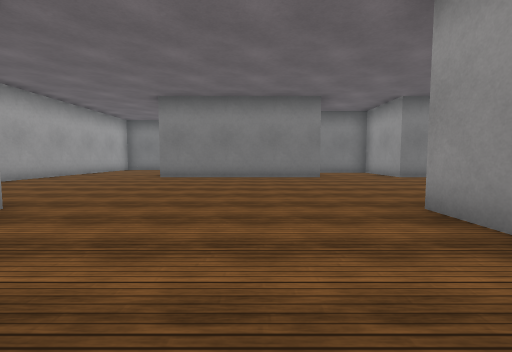
[1] (above)

13 first-person views from a walk through a scene from a Unity 3-D project. The camera is 1.2 m above the floor, tilts 4° down and sees 90° across. The floor is counted in squares, 2 m on a side. Each view is taken from the middle of a square. On the plan, view 1 faces up. The plan holds only what a view shows up to about 9 squares ahead; the rest is blank. The place goes on beyond the plan. The player character is not drawn. Some animated figures are not drawn. Door leaves are left out, so doorways stand open. Surface patterns are stand-ins for the level's own textures.

[2]
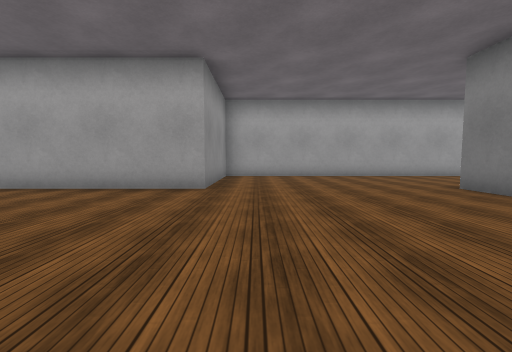

[3]
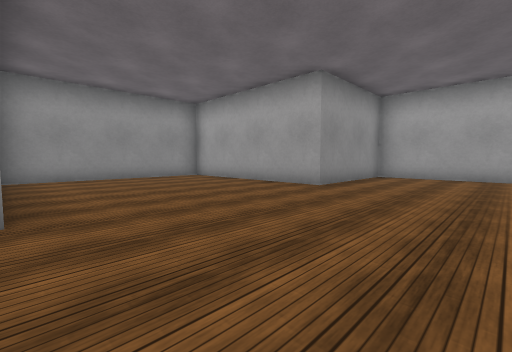

[4]
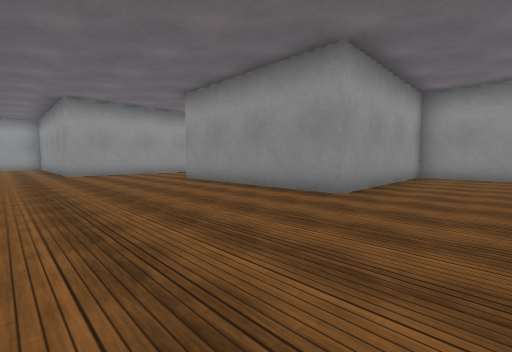

[5]
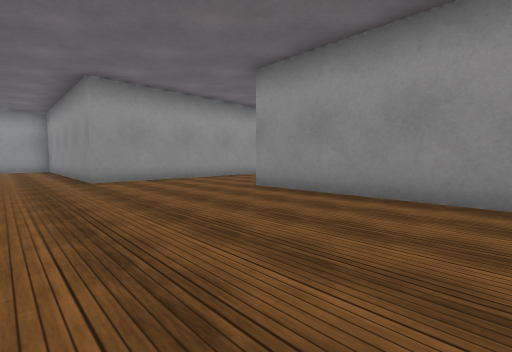

[6]
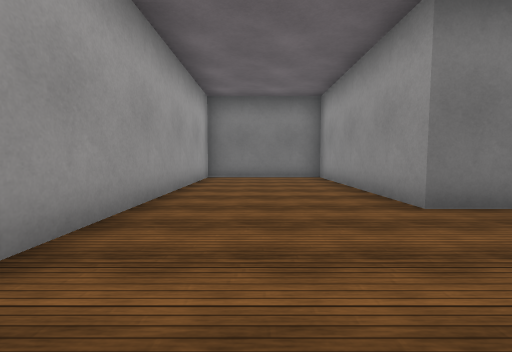

[7]
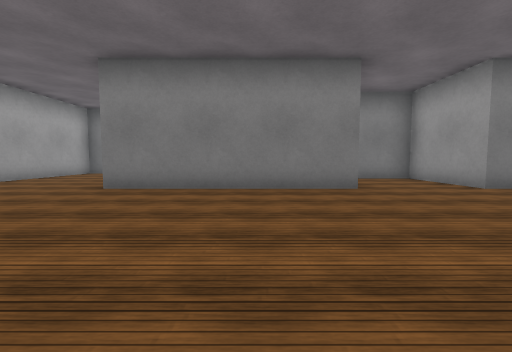

[8]
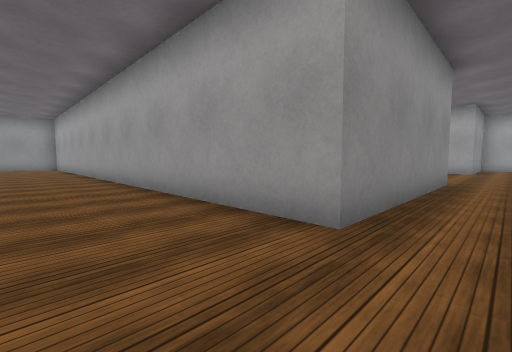

[9]
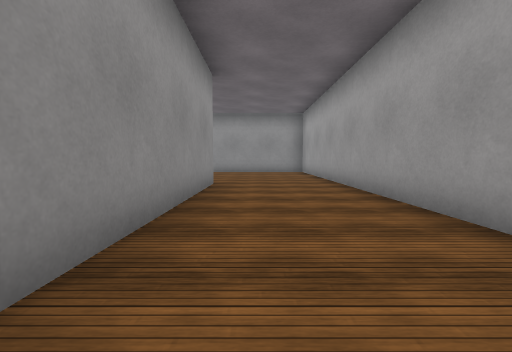

[10]
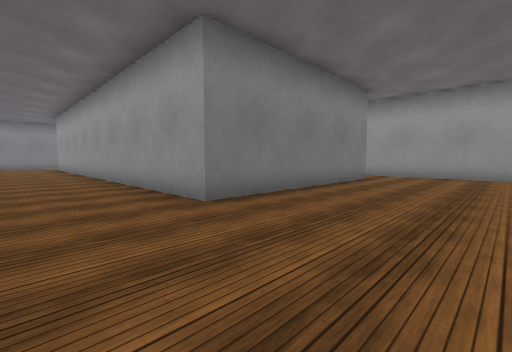

[11]
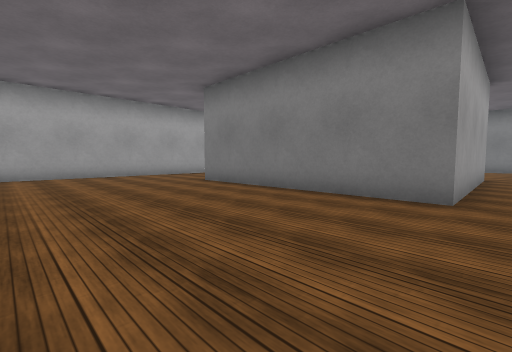

[12]
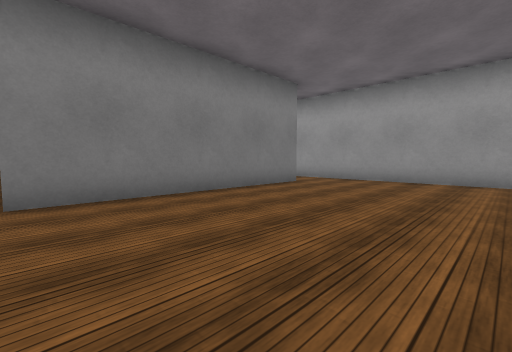

[13]
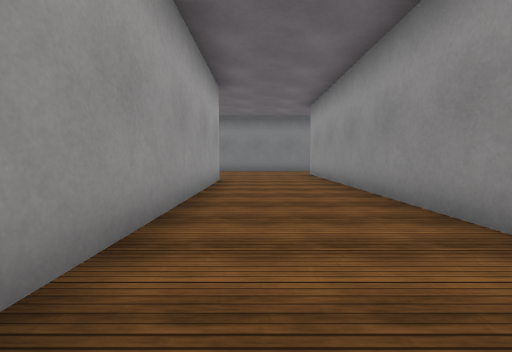

### Floor plan
Points are (right, up) in squares from view 1. A wall is a line through its corners. A room is listed if a view was taken in it or the views show most of it. See-through windows are left out.
Room 1 (views 1, 2, 3, 4, 5, 6, 7, 8)
walls: (2.1, 8) (-3, 8) (-3, 13) (-6.5, 13) (-6.5, 3) (-3, 3) (-3, -1.9); (5.4, 8) (4.5, 8) (4.5, 10.5) (3, 10.5); (-2.8, -2) (2, -2) (2, 3) (7, 3); (10, 3.5) (10, 5.5) (12.5, 5.5)
ways out: opening at (8.5, 4) to room 2; opening at (12, 7)
Room 2 (views 9, 10, 11, 12, 13)
walls: (15.5, -7) (10, -7) (10, 3.5); (17, -11.1) (17, -5.9); (7, 3) (7, -11.1)
ways out: opening at (8.5, 4) to room 1

Positions as (right, up) in squares from view 1, and headings:
1: (0, 0), facing up
2: (2, 4), facing left
3: (2, 6), facing down-left
4: (0, 7), facing down-right
5: (3, 7), facing down-right
6: (-5, 5), facing up
7: (0, 3), facing up
8: (9, 4), facing down-left
9: (9, -1), facing down
10: (8, -10), facing up-right
11: (16, -11), facing up-left
12: (10, -11), facing up-right
13: (8, -4), facing up
